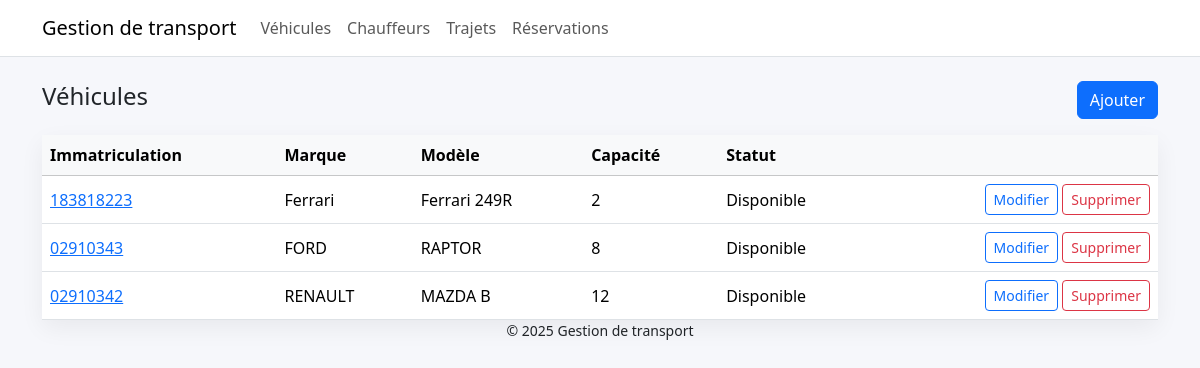
Page /vehicules/ on the committed database.
### transport/models.py (models this page shows, shortened)
class Horodatage(models.Model):
    date_creation = models.DateTimeField(auto_now_add=True)
    date_mise_a_jour = models.DateTimeField(auto_now=True)
    class Meta:
        abstract = True

class Vehicule(Horodatage):
    STATUTS = [
        ('disponible', 'Disponible'),
        ('maintenance', 'Maintenance'),
    ]
    immatriculation = models.CharField(max_length=30, unique=True)  # Ex: DK-1234-AB
    marque = models.CharField(max_length=50, blank=True)            # Ex: Toyota
    modele = models.CharField(max_length=50, blank=True)            # Ex: Hiace
    capacite_passagers = models.PositiveIntegerField(default=0)     # Nombre de places
    statut = models.CharField(max_length=20, choices=STATUTS, default='disponible')

### transport/views.py (the view)
# urls.py: path('vehicules/', views.VehiculeListeVue.as_view(), name='vehicule_liste'),
class VehiculeListeVue(ListeBaseVue):
    model = Vehicule
    template_name = 'transport/vehicule_liste.html'

### transport/templates/transport/vehicule_liste.html (shortened to what this page needs)
{% extends 'base.html' %}
{% block content %}
<div class="entete-section">
  <h2 class="h4">Véhicules</h2>
  <a href="{% url 'vehicule_ajouter' %}" class="btn btn-primary">Ajouter</a>
</div>
<div class="card carte">
  <div class="table-responsive">
    <table class="table align-middle mb-0">
      <thead class="table-light">
        <tr>
          <th>Immatriculation</th><th>Marque</th><th>Modèle</th><th>Capacité</th><th>Statut</th><th></th>
        </tr>
      </thead>
      <tbody>
        {% for v in object_list %}
        <tr>
          <td><a href="{% url 'vehicule_detail' v.pk %}">{{ v.immatriculation }}</a></td>
          <td>{{ v.marque|default:"—" }}</td>
          <td>{{ v.modele|default:"—" }}</td>
          <td>{{ v.capacite_passagers }}</td>
          <td>{{ v.get_statut_display }}</td>
          <td class="text-end">
            <a href="{% url 'vehicule_modifier' v.pk %}" class="btn btn-sm btn-outline-primary">Modifier</a>
            <a href="{% url 'vehicule_supprimer' v.pk %}" class="btn btn-sm btn-outline-danger">Supprimer</a>
          </td>
        </tr>
        {% empty %}
        <tr><td colspan="6" class="text-center text-muted py-4">Aucun véhicule.</td></tr>
        {% endfor %}
      </tbody>
    </table>
  </div>
</div>
{% endblock %}

### transport/templates/base.html (style rules this page uses)
body { background:#f6f7fb; }
.carte { border:none; box-shadow: 0 8px 24px rgba(0,0,0,.06); }
.entete-section { display:flex; justify-content:space-between; align-items:center; margin-bottom:1rem; }

### rows in the picture
Vehicule: immatriculation "183818223", marque "Ferrari", modele "Ferrari 249R", capacite_passagers "2", statut "Disponible"
Vehicule: immatriculation "02910343", marque "FORD", modele "RAPTOR", capacite_passagers "8", statut "Disponible"
Vehicule: immatriculation "02910342", marque "RENAULT", modele "MAZDA B", capacite_passagers "12", statut "Disponible"
